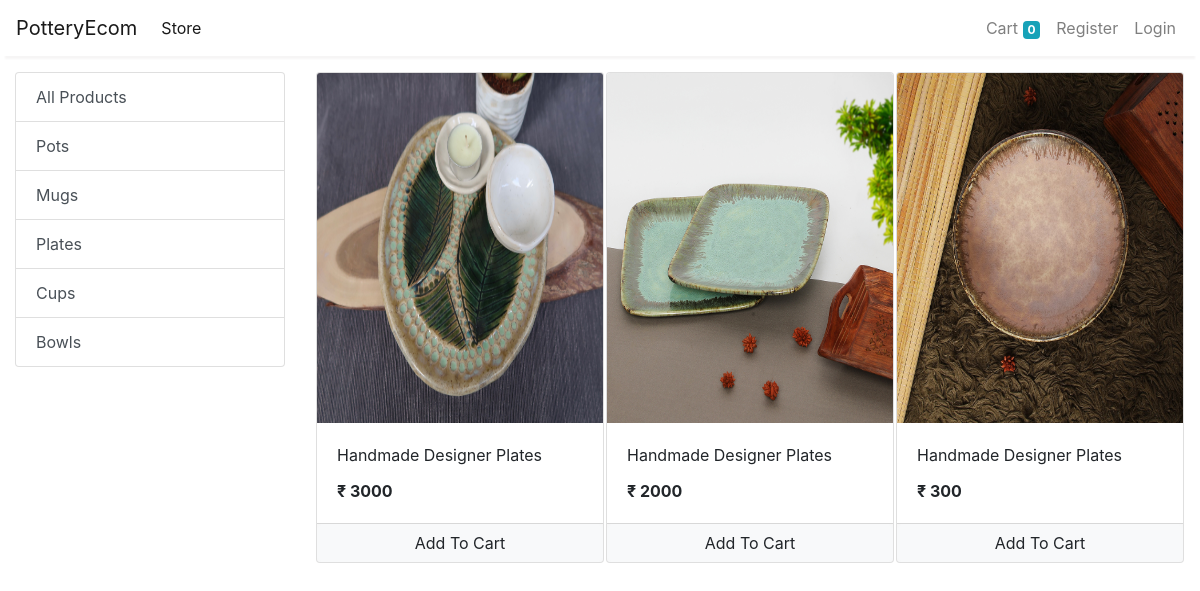
The page /store?category=7 on the database its author committed.
### store/models/category.py (models this page shows, shortened)
class Category(models.Model):
    name = models.CharField(max_length=20)
    @staticmethod
    def get_all_categories():
        return Category.objects.all()

### store/models/product.py (models this page shows, shortened)
class Product(models.Model):
    name = models.CharField(max_length=50)
    price = models.IntegerField(default=0)
    category = models.ForeignKey(Category, on_delete=models.CASCADE, default=1)
    description = models.CharField(max_length=200, default='' , null=True , blank=True)
    image = models.ImageField(upload_to='uploads/products/')
    @staticmethod
    def get_all_products_by_categoryid(category_id):
        if category_id:
            return Product.objects.filter(category = category_id)
        else:
            return Product.get_all_products();

### store/views/home.py (the view)
# urls.py: path('' , include('store.urls'))
def store(request):
    cart = request.session.get('cart')
    if not cart:
        request.session['cart'] = {}
    products = None
    categories = Category.get_all_categories()
    categoryID = request.GET.get('category')
    if categoryID:
        products = Product.get_all_products_by_categoryid(categoryID)
    else:
        products = Product.get_all_products()
    data = {}
    data['products'] = products
    data['categories'] = categories
    print('you are : ', request.session.get('email'))
    return render(request, 'index.html', data)

### store/templatetags/cart.py (called while the page is built)
@register.filter(name='is_in_cart')
def is_in_cart(product  , cart):
    keys = cart.keys()
    for id in keys:
        if int(id) == product.id:
            return True
    return False;

### store/templatetags/custom_filter.py (called while the page is built)
@register.filter(name='currency')
def currency(number):
    return "₹ "+str(number)

### store/templates/index.html (shortened to what this page needs)
{% extends 'base.html' %}
{% block content %}
{% load cart %}
{% load custom_filter %}
<div class="container-fluid mt-3">
	<div class="row">
		<div class="col-lg-3 mx-auto">
			<div class="list-group">
				<a href="/" class="list-group-item list-group-item-action">All Products</a>
				{% for category in categories %}
				<a href="/?category={{category.id}}"
					class="list-group-item list-group-item-action">{{category.name}}</a>
				{% endfor %}
			</div>
		</div>
		<div id='products' class="col-lg-9 mx-auto">
			<div class="row mx-auto">
				{% for product in products %}
				<div class="card mx-auto mb-3" id={{product.id}} style="width: 18rem;">
					<img class="card-img-top" src="{{product.image.url}}" alt="Card image cap" height="350px">
					<div class="card-body">
						<p class="card-title">{{product.name}}</p>
						<p class="card-text"><b>{{product.price|currency}}</b></p>
					</div>
					<div class="card-footer p-0 no-gutters">
						{% if product|is_in_cart:request.session.cart %}
						<div class="row no-gutters">
							<form action="/#{{product.id}}" class="col-2 " method="post">
								{% csrf_token %}
								<input hidden type="text" name='product' value='{{product.id}}'>
								<input hidden type="text" name='remove' value='True'>
								<input type="submit" value=" - " class="btn btn-block btn-light border-right">
							</form>
							<div class="text-center col">{{product|cart_quantity:request.session.cart}} in Cart</div>
							<form action="/#{{product.id}}" class="col-2 " method="post">
								{% csrf_token %}
								<input hidden type="text" name='product' value='{{product.id}}'>
								<input type="submit" value=" + " class="btn btn-block btn-light border-left">
							</form>
						</div>
						{% else %}
						<form action="/#{{product.id}}" method="POST" class="btn-block">
							<input type="submit" class="float-right btn btn-light  form-control"
								value="Add To Cart">
						</form>
						{% endif %}
					</div>
				</div>
				{% endfor %}
			</div>
		</div>
	</div>
</div>
{% endblock %}

### rows shown on the page
Category: name "Pots"
Category: name "Mugs"
Category: name "Plates"
Category: name "Cups"
Category: name "Bowls"
Product: image (picture), name "Handmade Designer Plates", price "₹ 3000"
Product: image (picture), name "Handmade Designer Plates", price "₹ 2000"
Product: image (picture), name "Handmade Designer Plates", price "₹ 300"

### other values the page prints
{{ request.session.cart.keys|length }} "0"
